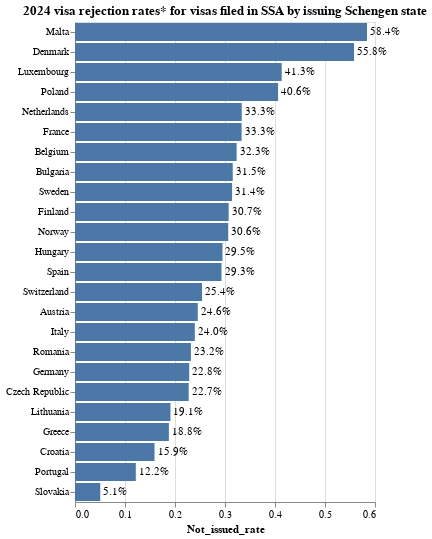

The code cell stored with this chart in its notebook:
### Code cell
#tp250620
bars = alt.Chart(SCHENGEN_REJECTION_RATES_2024.sort_values(by='Not_issued_rate', ascending=False)).mark_bar().encode(
    alt.Y('SchengenState', sort='-x', title=''),
    alt.X('Not_issued_rate')
)

text = alt.Chart(SCHENGEN_REJECTION_RATES_2024.sort_values(by='Not_issued_rate', ascending=False)).mark_text(
    align='left',
    baseline='middle',
    dx=3  # small offset to the right of the bar
).encode(
    alt.Y('SchengenState', sort='-x'),
    alt.X('Not_issued_rate'),
    text=alt.Text('Not_issued_rate:Q', format='.1%')  # adjust format as needed
)

chart = bars + text
chart.properties(title='2024 visa rejection rates* for visas filed in SSA by issuing Schengen state')

### Figure 1 — Vega-Lite specification as saved in the notebook (floating-point values rounded to 4 significant figures)
{"config": {"view": {"continuousWidth": 300, "continuousHeight": 300}}, "layer": [{"data": {"name": "data-c485d87962a152243543a705c35defd2"}, "mark": {"type": "bar"}, "encoding": {"x": {"field": "Not_issued_rate", "type": "quantitative"}, "y": {"field": "SchengenState", "sort": "-x", "title": "", "type": "nominal"}}}, {"data": {"name": "data-c485d87962a152243543a705c35defd2"}, "mark": {"type": "text", "align": "left", "baseline": "middle", "dx": 3}, "encoding": {"text": {"field": "Not_issued_rate", "format": ".1%", "type": "quantitative"}, "x": {"field": "Not_issued_rate", "type": "quantitative"}, "y": {"field": "SchengenState", "sort": "-x", "type": "nominal"}}}], "title": "2024 visa rejection rates* for visas filed in SSA by issuing Schengen state", "$schema": "https://vega.github.io/schema/vega-lite/v5.20.1.json", "datasets": {"data-c485d87962a152243543a705c35defd2": [{"SchengenState": "Malta", "Uniform_visa_applications": 1118.0, "Uniform_visas_issued_total": 438.0, "MEV_issued": 145.0, "Visas_not_issued": 653.0, "Not_issued_rate": 0.5841}, {"SchengenState": "Denmark", "Uniform_visa_applications": 11100.0, "Uniform_visas_issued_total": 4444.0, "MEV_issued": 710.0, "Visas_not_issued": 6197.0, "Not_issued_rate": 0.558}, {"SchengenState": "Luxembourg", "Uniform_visa_applications": 358.0, "Uniform_visas_issued_total": 197.0, "MEV_issued": 57.0, "Visas_not_issued": 148.0, "Not_issued_rate": 0.4134}, {"SchengenState": "Poland", "Uniform_visa_applications": 4831.0, "Uniform_visas_issued_total": 2849.0, "MEV_issued": 530.0, "Visas_not_issued": 1962.0, "Not_issued_rate": 0.4061}, {"SchengenState": "Netherlands", "Uniform_visa_applications": 65170.0, "Uniform_visas_issued_total": 41090.0, "MEV_issued": 27390.0, "Visas_not_issued": 21730.0, "Not_issued_rate": 0.3335}, {"SchengenState": "France", "Uniform_visa_applications": 372500.0, "Uniform_visas_issued_total": 243400.0, "MEV_issued": 78890.0, "Visas_not_issued": 124100.0, "Not_issued_rate": 0.3332}, {"SchengenState": "Belgium", "Uniform_visa_applications": 99680.0, "Uniform_visas_issued_total": 65020.0, "MEV_issued": 43330.0, "Visas_not_issued": 32220.0, "Not_issued_rate": 0.3233}, {"SchengenState": "Bulgaria", "Uniform_visa_applications": 1474.0, "Uniform_visas_issued_total": 778.0, "MEV_issued": 251.0, "Visas_not_issued": 465.0, "Not_issued_rate": 0.3155}, {"SchengenState": "Sweden", "Uniform_visa_applications": 14510.0, "Uniform_visas_issued_total": 9304.0, "MEV_issued": 2085.0, "Visas_not_issued": 4557.0, "Not_issued_rate": 0.3141}, {"SchengenState": "Finland", "Uniform_visa_applications": 5701.0, "Uniform_visas_issued_total": 3817.0, "MEV_issued": 1876.0, "Visas_not_issued": 1752.0, "Not_issued_rate": 0.3073}, {"SchengenState": "Norway", "Uniform_visa_applications": 11130.0, "Uniform_visas_issued_total": 7722.0, "MEV_issued": 2617.0, "Visas_not_issued": 3412.0, "Not_issued_rate": 0.3064}, {"SchengenState": "Hungary", "Uniform_visa_applications": 6516.0, "Uniform_visas_issued_total": 4594.0, "MEV_issued": 1325.0, "Visas_not_issued": 1922.0, "Not_issued_rate": 0.295}, {"SchengenState": "Spain", "Uniform_visa_applications": 113000.0, "Uniform_visas_issued_total": 71920.0, "MEV_issued": 15880.0, "Visas_not_issued": 33110.0, "Not_issued_rate": 0.293}, {"SchengenState": "Switzerland", "Uniform_visa_applications": 32170.0, "Uniform_visas_issued_total": 23380.0, "MEV_issued": 9971.0, "Visas_not_issued": 8171.0, "Not_issued_rate": 0.254}, {"SchengenState": "Austria", "Uniform_visa_applications": 11670.0, "Uniform_visas_issued_total": 8762.0, "MEV_issued": 6662.0, "Visas_not_issued": 2865.0, "Not_issued_rate": 0.2456}, {"SchengenState": "Italy", "Uniform_visa_applications": 95920.0, "Uniform_visas_issued_total": 72640.0, "MEV_issued": 47550.0, "Visas_not_issued": 22980.0, "Not_issued_rate": 0.2396}, {"SchengenState": "Romania", "Uniform_visa_applications": 1777.0, "Uniform_visas_issued_total": 1318.0, "MEV_issued": 254.0, "Visas_not_issued": 412.0, "Not_issued_rate": 0.2319}, {"SchengenState": "Germany", "Uniform_visa_applications": 95740.0, "Uniform_visas_issued_total": 72680.0, "MEV_issued": 58570.0, "Visas_not_issued": 21870.0, "Not_issued_rate": 0.2284}, {"SchengenState": "Czech Republic", "Uniform_visa_applications": 5125.0, "Uniform_visas_issued_total": 3927.0, "MEV_issued": 994.0, "Visas_not_issued": 1165.0, "Not_issued_rate": 0.2273}, {"SchengenState": "Lithuania", "Uniform_visa_applications": 220.0, "Uniform_visas_issued_total": 178.0, "MEV_issued": 104.0, "Visas_not_issued": 42.0, "Not_issued_rate": 0.1909}, {"SchengenState": "Greece", "Uniform_visa_applications": 23710.0, "Uniform_visas_issued_total": 18180.0, "MEV_issued": 13200.0, "Visas_not_issued": 4452.0, "Not_issued_rate": 0.1877}, {"SchengenState": "Croatia", "Uniform_visa_applications": 5396.0, "Uniform_visas_issued_total": 4530.0, "MEV_issued": 4190.0, "Visas_not_issued": 858.0, "Not_issued_rate": 0.159}, {"SchengenState": "Portugal", "Uniform_visa_applications": 96380.0, "Uniform_visas_issued_total": 78480.0, "MEV_issued": 38900.0, "Visas_not_issued": 11720.0, "Not_issued_rate": 0.1216}, {"SchengenState": "Slovakia", "Uniform_visa_applications": 277.0, "Uniform_visas_issued_total": 261.0, "MEV_issued": 68.0, "Visas_not_issued": 14.0, "Not_issued_rate": 0.05054}]}}
